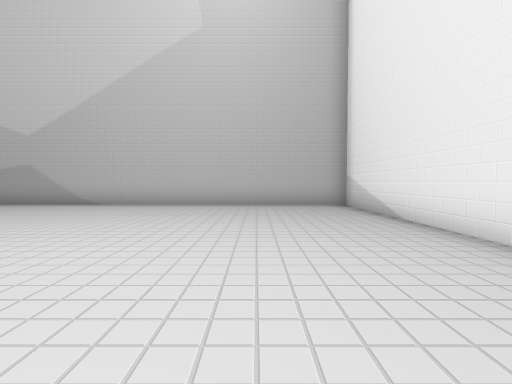
[1] (above)

22 first-person views from a walk through a scene from a Unity 3-D project. The camera is 1.5 m above the floor, tilts 2° down and sees 85° across. The floor is counted in squares, 2 m on a side. Each view is taken from the middle of a square. On the plan, view 1 faces up. The plan holds only what a view shows up to about 10 squares ahead; the rest is blank. The place goes on beyond the plan.

[2]
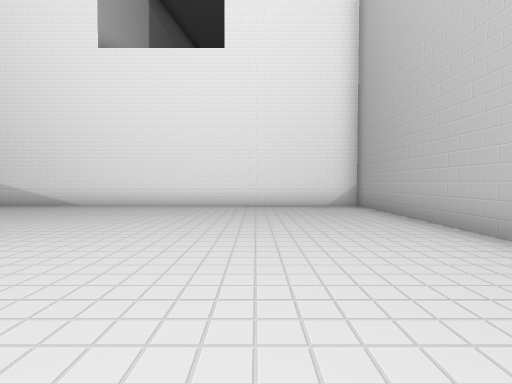

[3]
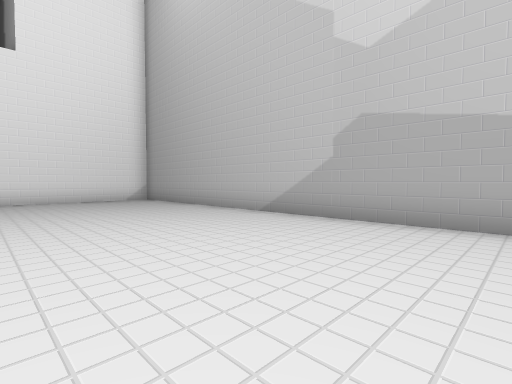

[4]
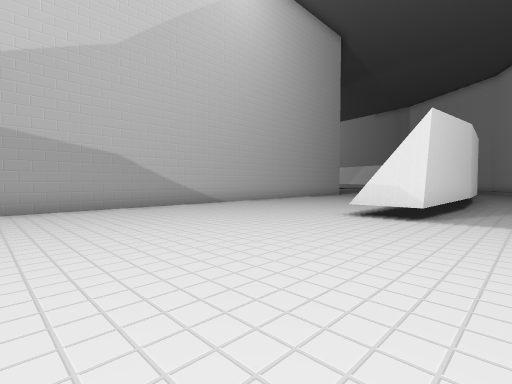

[5]
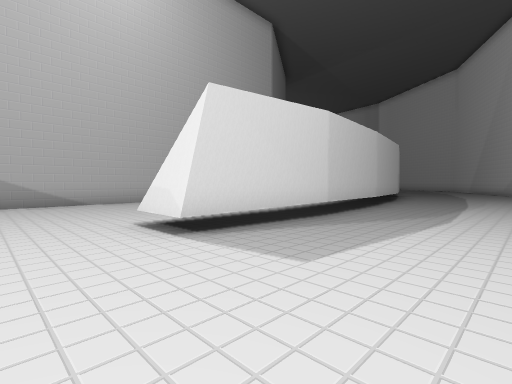

[6]
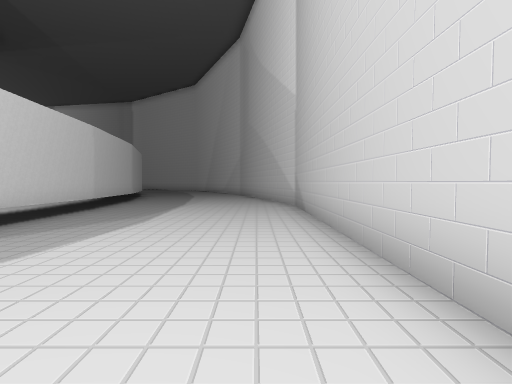

[7]
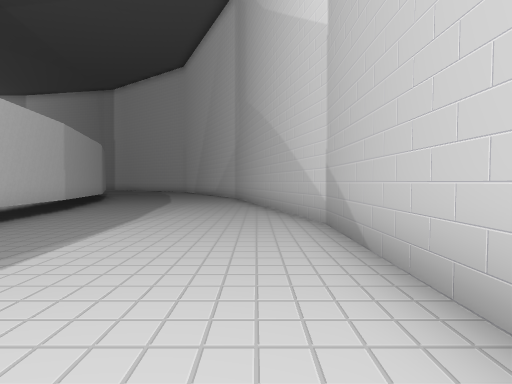

[8]
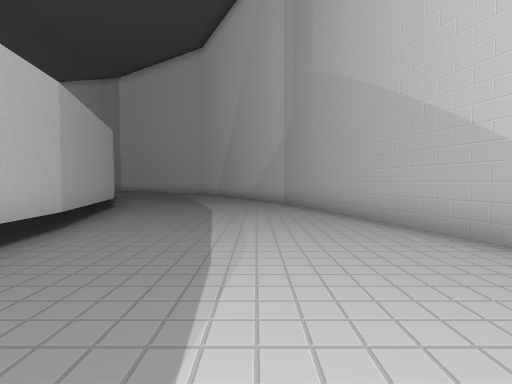

[9]
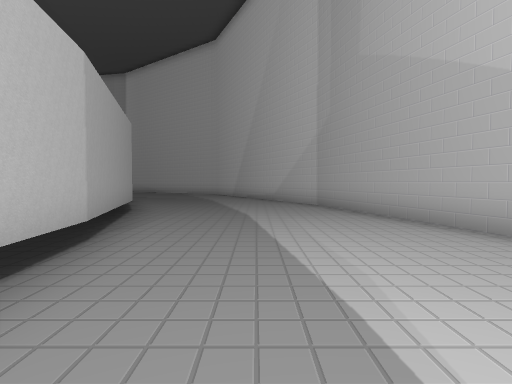

[10]
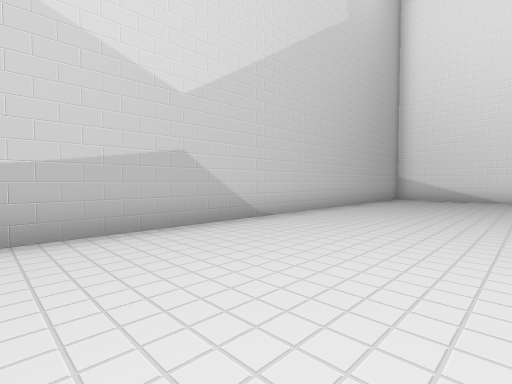

[11]
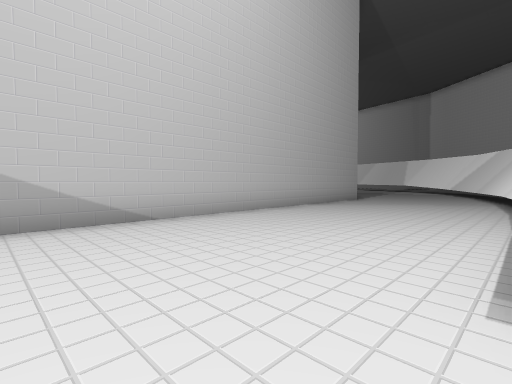

[12]
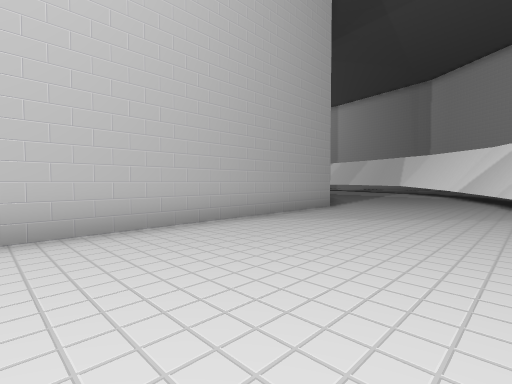

[13]
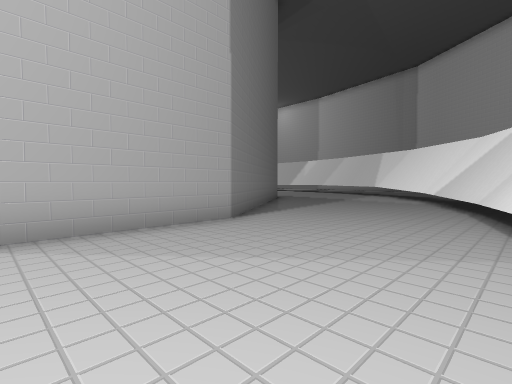

[14]
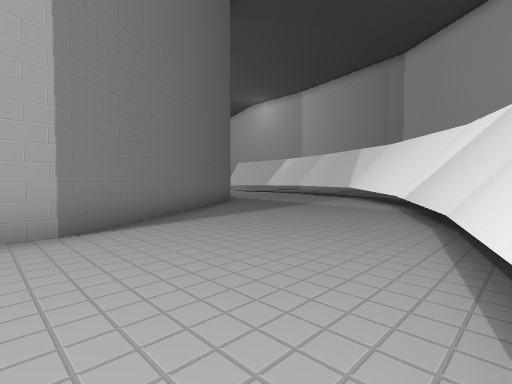

[15]
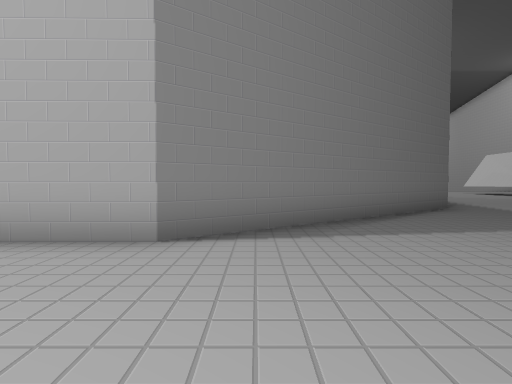

[16]
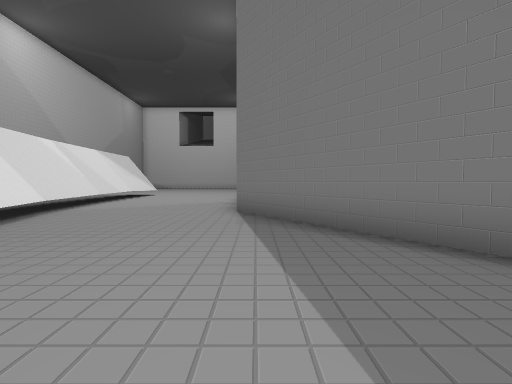

[17]
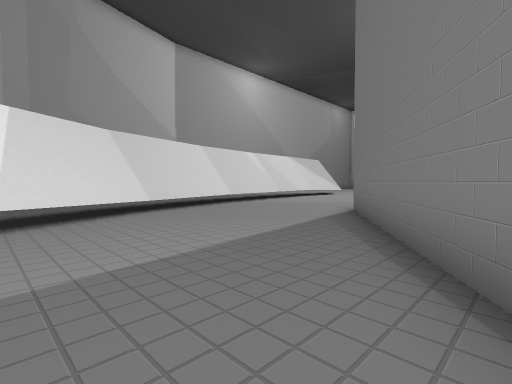

[18]
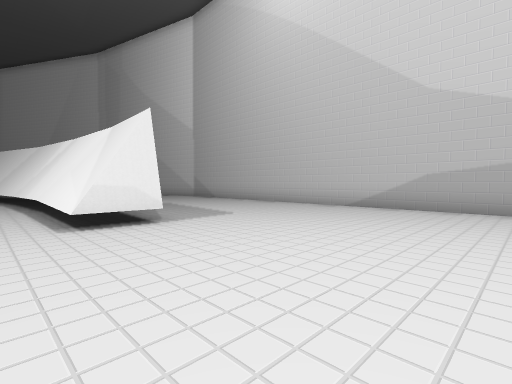

[19]
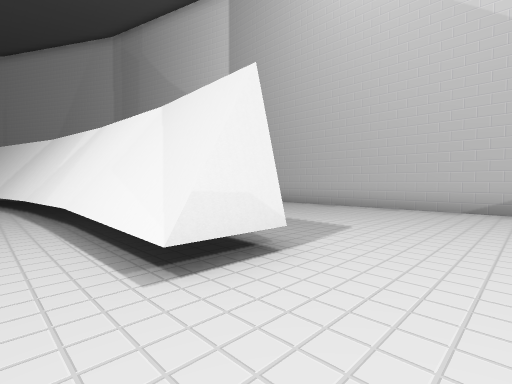

[20]
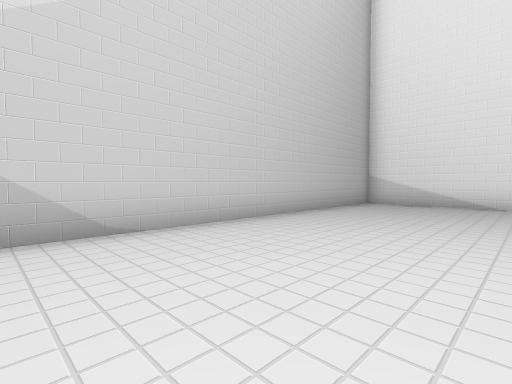

[21]
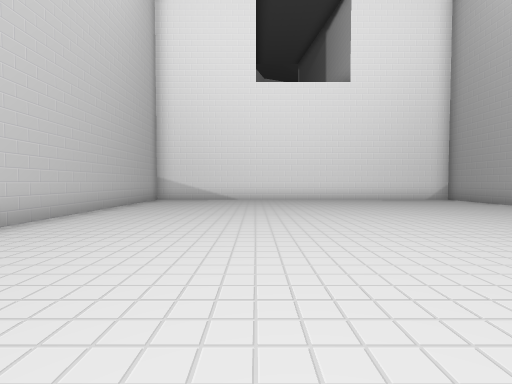

[22]
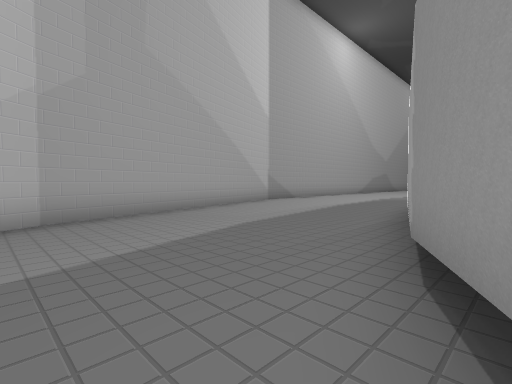

### Floor plan
Key: @ floor where view 1 was taken; # wall or solid block; . floor.
Columns run from 30 left of view 1 to 3 right of it. Each row starts with its distance up from view 1.
 10          #########################
  9      ####........................#
  8  ####............................#
  7 ##...............................#
  6 .................................#
  5 .................................#
  4 .................................#
  3 .......###########...............#
  2 ...###############...............#
  1 .######..........................#
  0  ###..........................@..#
 -1 ##...............................#
 -2 .................................#
 -3 .................................#
 -4 .......###########################
 -5 .....##
 -6 ....##
 -7 ..##
 -8 .##

Where each view was taken, in squares from view 1:
view 1: 0 up, 0 right, facing up
view 2: 0 up, 6 left, facing right
view 3: 2 up, 9 left, facing down-right
view 4: 5 up, 7 left, facing down-left
view 5: 7 up, 11 left, facing down-left
view 6: 8 up, 12 left, facing left
view 7: 8 up, 16 left, facing left
view 8: 6 up, 19 left, facing left
view 9: 5 up, 20 left, facing left
view 10: 5 up, 10 left, facing up-right
view 11: 2 up, 11 left, facing down-left
view 12: 1 up, 15 left, facing down-left
view 13: 1 up, 19 left, facing down-left
view 14: 1 up, 22 left, facing down-left
view 15: 0 up, 24 left, facing down
view 16: 4 down, 30 left, facing right
view 17: 7 down, 30 left, facing up-right
view 18: 1 up, 8 left, facing up-left
view 19: 1 up, 11 left, facing up-left
view 20: 5 up, 7 left, facing up-right
view 21: 5 up, 9 left, facing right
view 22: 1 up, 30 left, facing up-right
